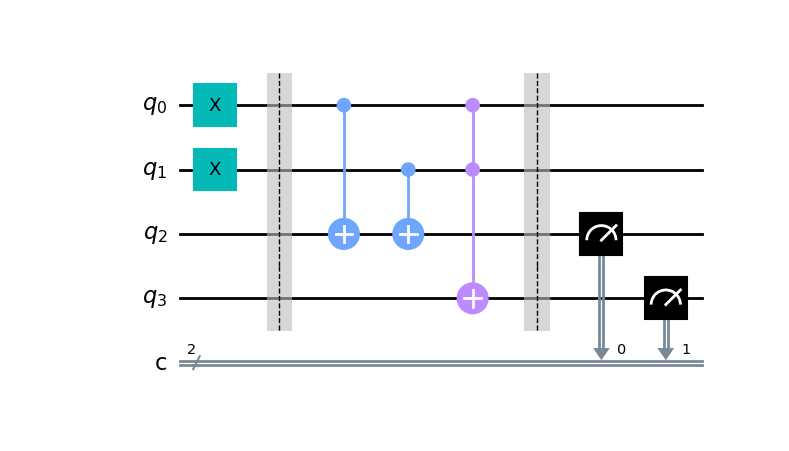

This chart was generated by the following Python code:
from qiskit import QuantumCircuit, execute, Aer
from qiskit.visualization import plot_histogram
import os

root_dir = os.path.dirname(os.path.realpath(__file__))

qc_ha = QuantumCircuit(4,2)
# encode inputs in qubits 0 and 1
qc_ha.x(0) # invert qubit 0 (now is value 1)
qc_ha.x(1) # invert qubit 1 (now is value 1)
qc_ha.barrier()
# use cnots to write the XOR of the inputs on qubit 2
qc_ha.cx(0,2) # qubit 0 is CNOT to qubit 2
qc_ha.cx(1,2) # qubit 1 is CNOT to qubit 2
# use ccx to write the AND of the inputs on qubit 3
qc_ha.ccx(0,1,3)
qc_ha.barrier()
# extract outputs
qc_ha.measure(2,0) # extract XOR value
qc_ha.measure(3,1)

figure = qc_ha.draw(output='mpl')

figure.savefig('{}/full_adder.png'.format(root_dir))

# 1 + 1 = 10
counts = execute(qc_ha,Aer.get_backend('qasm_simulator')).result().get_counts()
histogram = plot_histogram(counts)
histogram.savefig('{}/full_adder_result.png'.format(root_dir))
